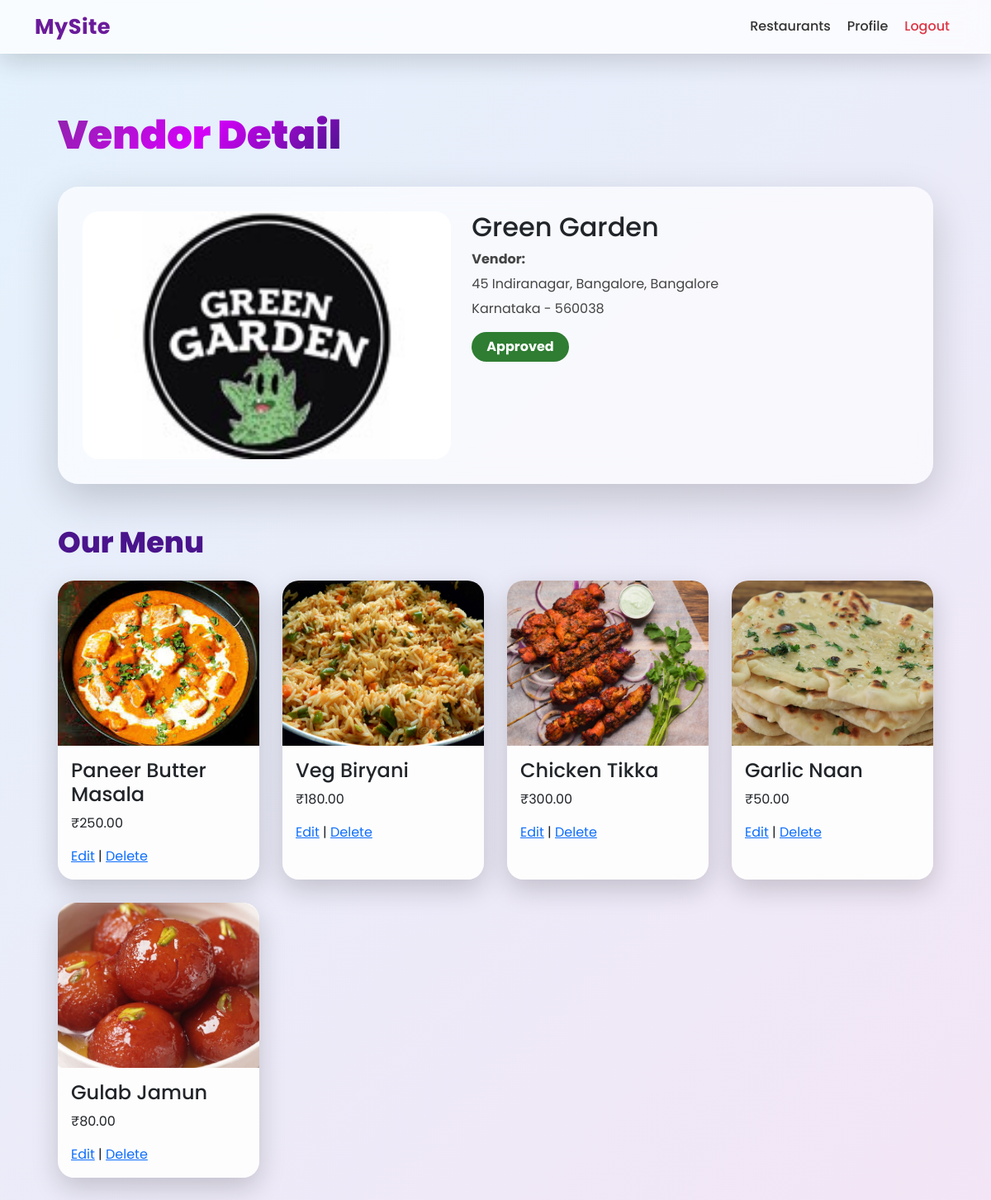
The page /vendors_details/1/ (signed in) on the database its author committed.
### venderapp/models.py (models this page shows, shortened)
class Multivendors(models.Model):
    user = models.OneToOneField(User, on_delete=models.CASCADE)
    restaurant_name = models.CharField(max_length=20)
    address = models.TextField()
    city = models.CharField(max_length=50)
    state = models.CharField(max_length=50)
    zip_code = models.CharField(max_length=10)
    restaurant_lic = models.ImageField(upload_to="licence_pic/", blank=True, null=True)
    restaurant_img = models.ImageField(upload_to="restaurant_pic/", blank=True, null=True)
    user_type = models.CharField(max_length=100, default='vendor', editable=False)
    is_approved = models.BooleanField(default=False)
    franchise = models.BooleanField(default=False)

class MenuBuild(models.Model):
    vendor = models.ForeignKey(Multivendors, on_delete=models.CASCADE, related_name="menu_items")  # link to vendor
    food_name = models.CharField(max_length=50)
    price = models.DecimalField(max_digits=10, decimal_places=2)
    food_img = models.ImageField(upload_to="food_img/", blank=True, null=True)

### venderapp/views.py (the view)
# urls.py: path('vendors_details/<int:pk>/', views.vendor_detail, name='vendors_details'),  # Detailed page for a specific vendor
@login_required(login_url="login")
def vendor_detail(request, pk):
    vendor = Multivendors.objects.get(id=pk)
    menus = MenuBuild.objects.filter(vendor=vendor)
    return render(request, 'vendors/vendors_details.html', {
        'vendor': vendor,
        'menus': menus
    })

### venderapp/context_processors.py (called while the page is built)
def user_type_processor(request):
    user = request.user
    if user.is_authenticated:
        if hasattr(user, "multivendors"):
            user_type = 'vendor'
        elif hasattr(user, "registrationdetails"):
            user_type = 'customer'
        else:
            user_type = 'unknown'
    else:
        user_type = 'anonymous'
    return {'user_type': user_type}

### templates/vendors/vendors_details.html (shortened to what this page needs)
{% extends "base.html" %}
{% load static %}
{% block content %}
<div class="page-container">
    <div class="vendor-header">
        <h1 class="page-title">Vendor Detail</h1>
    </div>
    {% if vendor and vendor.is_approved %}
        <div class="vendor-card">
            {% if vendor.restaurant_img %}
                <img src="{{ vendor.restaurant_img.url }}" class="vendor-img">
            {% else %}
                <div class="vendor-img" style="background:#eee;display:flex;align-items:center;justify-content:center;">
                    No Image
                </div>
            {% endif %}
            <div class="vendor-info">
                <h2>{{ vendor.restaurant_name }}</h2>
                <p><strong>Vendor:</strong> {{ user.user_name }}</p>
                <p>{{ vendor.address }}, {{ vendor.city }}</p>
                <p>{{ vendor.state }} - {{ vendor.zip_code }}</p>
                <span class="approved-badge">Approved</span>
            </div>
        </div>
    {% endif %}
    <h3 class="menu-title">Our Menu</h3>
    {% if menus %}
        <div class="menu-grid">
            {% for m in menus %}
                <div class="menu-card">
                    {% if m.food_img %}
                        <img src="{{ m.food_img.url }}" class="menu-img">
                    {% endif %}
                    <div class="menu-content">
                        <h4>{{ m.food_name }}</h4>
                        <p>₹{{ m.price }}</p>
                        {% if request.user.is_authenticated and request.user == vendor.user %}
                            <a href="{% url 'edit_menu' m.id %}">Edit</a> |
                            <a href="{% url 'delete_menu' m.id %}">Delete</a>
                        {% else %}
                            <a href="{% url 'add_to_cart' m.id %}" class="order-btn">
                                Order Now
                            </a>
                        {% endif %}
                    </div>
                </div>
            {% endfor %}
        </div>
    {% else %}
        <p>No menu items found.</p>
    {% endif %}
</div>
{% endblock %}

### templates/base.html (style rules this page uses)
:root { --primary: #6a1b9a; --accent: #ff5252; --glass-bg: rgba(255, 255, 255, 0.75); --glass-border: rgba(255, 255, 255, 0.4); }
body { min-height: 100vh; font-family: 'Poppins', sans-serif; background: linear-gradient(135deg, #e3f2fd, #f3e5f5); overflow-x: hidden; }

### templates/vendors/vendors_details.html (style rules this page uses)
.page-container { max-width: 1100px; margin: auto; padding: 40px 20px; font-family: 'Poppins', sans-serif; }
.vendor-header { display: flex; justify-content: space-between; align-items: center; flex-wrap: wrap; gap: 15px; margin-bottom: 25px; }
.page-title { font-size: 3rem; font-weight: 900; background: linear-gradient(135deg, #8e24aa, #d500f9, #4a148c); -webkit-background-clip: text; -webkit-text-fill-color: transparent; }
.vendor-card { display: flex; flex-wrap: wrap; border-radius: 25px; background: rgba(255,255,255,0.65); backdrop-filter: blur(18px); padding: 30px; box-shadow: 0 18px 50px rgba(0,0,0,0.18); margin-bottom: 50px; }
.vendor-img { flex: 1 1 300px; height: 300px; border-radius: 20px; object-fit: cover; margin-right: 25px; }
.vendor-info { flex: 2 1 350px; }
.vendor-info p { margin-bottom: 6px; color: #444; }
.approved-badge { display: inline-block; margin-top: 10px; padding: 6px 18px; border-radius: 30px; background: #2e7d32; color: white; font-weight: 700; }
.menu-title { font-size: 2.2rem; font-weight: 800; margin-bottom: 25px; color: #4a148c; }
.menu-grid { display: grid; gap: 28px; grid-template-columns: repeat(auto-fit, minmax(240px, 1fr)); }
.menu-card { border-radius: 20px; background: rgba(255,255,255,0.9); box-shadow: 0 12px 32px rgba(0,0,0,0.18); overflow: hidden; }
.menu-img { width: 100%; height: 200px; object-fit: cover; }
.menu-content { padding: 16px; }

### rows shown on the page
Multivendors: restaurant_img (picture), restaurant_name "Green Garden", address "45 Indiranagar, Bangalore", city "Bangalore", state "Karnataka", zip_code "560038"
MenuBuild: food_img (picture), food_name "Paneer Butter Masala", price "250.00"
MenuBuild: food_img (picture), food_name "Veg Biryani", price "180.00"
MenuBuild: food_img (picture), food_name "Chicken Tikka", price "300.00"
MenuBuild: food_img (picture), food_name "Garlic Naan", price "50.00"
MenuBuild: food_img (picture), food_name "Gulab Jamun", price "80.00"
